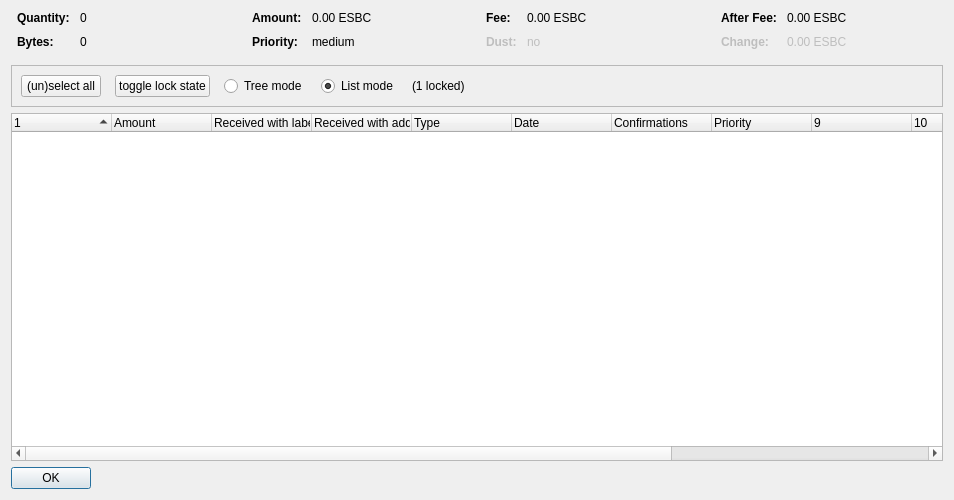
<?xml version="1.0" encoding="UTF-8"?>
<ui version="4.0">
 <class>CoinControlDialog</class>
 <widget class="QDialog" name="CoinControlDialog">
  <property name="geometry">
   <rect>
    <x>0</x>
    <y>0</y>
    <width>954</width>
    <height>500</height>
   </rect>
  </property>
  <property name="windowTitle">
   <string>Coin Selection</string>
  </property>
  <layout class="QVBoxLayout" name="verticalLayout">
   <item>
    <layout class="QHBoxLayout" name="horizontalLayoutTop" stretch="0,0,0,0">
     <property name="topMargin">
      <number>0</number>
     </property>
     <property name="bottomMargin">
      <number>10</number>
     </property>
     <item>
      <layout class="QFormLayout" name="formLayoutCoinControl1">
       <property name="horizontalSpacing">
        <number>10</number>
       </property>
       <property name="verticalSpacing">
        <number>10</number>
       </property>
       <property name="leftMargin">
        <number>6</number>
       </property>
       <property name="rightMargin">
        <number>6</number>
       </property>
       <item row="0" column="0">
        <widget class="QLabel" name="labelCoinControlQuantityText">
         <property name="font">
          <font>
           <weight>75</weight>
           <bold>true</bold>
          </font>
         </property>
         <property name="text">
          <string>Quantity:</string>
         </property>
        </widget>
       </item>
       <item row="0" column="1">
        <widget class="QLabel" name="labelCoinControlQuantity">
         <property name="cursor">
          <cursorShape>IBeamCursor</cursorShape>
         </property>
         <property name="contextMenuPolicy">
          <enum>Qt::ActionsContextMenu</enum>
         </property>
         <property name="text">
          <string notr="true">0</string>
         </property>
         <property name="textInteractionFlags">
          <set>Qt::LinksAccessibleByMouse|Qt::TextSelectableByKeyboard|Qt::TextSelectableByMouse</set>
         </property>
        </widget>
       </item>
       <item row="1" column="0">
        <widget class="QLabel" name="labelCoinControlBytesText">
         <property name="font">
          <font>
           <weight>75</weight>
           <bold>true</bold>
          </font>
         </property>
         <property name="text">
          <string>Bytes:</string>
         </property>
        </widget>
       </item>
       <item row="1" column="1">
        <widget class="QLabel" name="labelCoinControlBytes">
         <property name="cursor">
          <cursorShape>IBeamCursor</cursorShape>
         </property>
         <property name="contextMenuPolicy">
          <enum>Qt::ActionsContextMenu</enum>
         </property>
         <property name="text">
          <string notr="true">0</string>
         </property>
         <property name="textInteractionFlags">
          <set>Qt::LinksAccessibleByMouse|Qt::TextSelectableByKeyboard|Qt::TextSelectableByMouse</set>
         </property>
        </widget>
       </item>
      </layout>
     </item>
     <item>
      <layout class="QFormLayout" name="formLayoutCoinControl2">
       <property name="horizontalSpacing">
        <number>10</number>
       </property>
       <property name="verticalSpacing">
        <number>10</number>
       </property>
       <property name="leftMargin">
        <number>6</number>
       </property>
       <property name="rightMargin">
        <number>6</number>
       </property>
       <item row="0" column="0">
        <widget class="QLabel" name="labelCoinControlAmountText">
         <property name="font">
          <font>
           <weight>75</weight>
           <bold>true</bold>
          </font>
         </property>
         <property name="text">
          <string>Amount:</string>
         </property>
        </widget>
       </item>
       <item row="0" column="1">
        <widget class="QLabel" name="labelCoinControlAmount">
         <property name="cursor">
          <cursorShape>IBeamCursor</cursorShape>
         </property>
         <property name="contextMenuPolicy">
          <enum>Qt::ActionsContextMenu</enum>
         </property>
         <property name="text">
          <string notr="true">0.00 ESBC</string>
         </property>
         <property name="textInteractionFlags">
          <set>Qt::LinksAccessibleByMouse|Qt::TextSelectableByKeyboard|Qt::TextSelectableByMouse</set>
         </property>
        </widget>
       </item>
       <item row="1" column="0">
        <widget class="QLabel" name="labelCoinControlPriorityText">
         <property name="font">
          <font>
           <weight>75</weight>
           <bold>true</bold>
          </font>
         </property>
         <property name="text">
          <string>Priority:</string>
         </property>
        </widget>
       </item>
       <item row="1" column="1">
        <widget class="QLabel" name="labelCoinControlPriority">
         <property name="cursor">
          <cursorShape>IBeamCursor</cursorShape>
         </property>
         <property name="contextMenuPolicy">
          <enum>Qt::ActionsContextMenu</enum>
         </property>
         <property name="text">
          <string>medium</string>
         </property>
         <property name="textInteractionFlags">
          <set>Qt::LinksAccessibleByMouse|Qt::TextSelectableByKeyboard|Qt::TextSelectableByMouse</set>
         </property>
        </widget>
       </item>
      </layout>
     </item>
     <item>
      <layout class="QFormLayout" name="formLayoutCoinControl3">
       <property name="horizontalSpacing">
        <number>10</number>
       </property>
       <property name="verticalSpacing">
        <number>10</number>
       </property>
       <property name="leftMargin">
        <number>6</number>
       </property>
       <property name="rightMargin">
        <number>6</number>
       </property>
       <item row="0" column="0">
        <widget class="QLabel" name="labelCoinControlFeeText">
         <property name="font">
          <font>
           <weight>75</weight>
           <bold>true</bold>
          </font>
         </property>
         <property name="text">
          <string>Fee:</string>
         </property>
        </widget>
       </item>
       <item row="0" column="1">
        <widget class="QLabel" name="labelCoinControlFee">
         <property name="cursor">
          <cursorShape>IBeamCursor</cursorShape>
         </property>
         <property name="contextMenuPolicy">
          <enum>Qt::ActionsContextMenu</enum>
         </property>
         <property name="text">
          <string notr="true">0.00 ESBC</string>
         </property>
         <property name="textInteractionFlags">
          <set>Qt::LinksAccessibleByMouse|Qt::TextSelectableByKeyboard|Qt::TextSelectableByMouse</set>
         </property>
        </widget>
       </item>
       <item row="1" column="0">
        <widget class="QLabel" name="labelCoinControlLowOutputText">
         <property name="enabled">
          <bool>false</bool>
         </property>
         <property name="font">
          <font>
           <weight>75</weight>
           <bold>true</bold>
          </font>
         </property>
         <property name="text">
          <string>Dust:</string>
         </property>
        </widget>
       </item>
       <item row="1" column="1">
        <widget class="QLabel" name="labelCoinControlLowOutput">
         <property name="enabled">
          <bool>false</bool>
         </property>
         <property name="cursor">
          <cursorShape>IBeamCursor</cursorShape>
         </property>
         <property name="contextMenuPolicy">
          <enum>Qt::ActionsContextMenu</enum>
         </property>
         <property name="text">
          <string>no</string>
         </property>
         <property name="textInteractionFlags">
          <set>Qt::LinksAccessibleByMouse|Qt::TextSelectableByKeyboard|Qt::TextSelectableByMouse</set>
         </property>
        </widget>
       </item>
      </layout>
     </item>
     <item>
      <layout class="QFormLayout" name="formLayoutCoinControl4">
       <property name="horizontalSpacing">
        <number>10</number>
       </property>
       <property name="verticalSpacing">
        <number>10</number>
       </property>
       <property name="leftMargin">
        <number>6</number>
       </property>
       <property name="rightMargin">
        <number>6</number>
       </property>
       <item row="0" column="0">
        <widget class="QLabel" name="labelCoinControlAfterFeeText">
         <property name="font">
          <font>
           <weight>75</weight>
           <bold>true</bold>
          </font>
         </property>
         <property name="text">
          <string>After Fee:</string>
         </property>
        </widget>
       </item>
       <item row="0" column="1">
        <widget class="QLabel" name="labelCoinControlAfterFee">
         <property name="cursor">
          <cursorShape>IBeamCursor</cursorShape>
         </property>
         <property name="contextMenuPolicy">
          <enum>Qt::ActionsContextMenu</enum>
         </property>
         <property name="text">
          <string notr="true">0.00 ESBC</string>
         </property>
         <property name="textInteractionFlags">
          <set>Qt::LinksAccessibleByMouse|Qt::TextSelectableByKeyboard|Qt::TextSelectableByMouse</set>
         </property>
        </widget>
       </item>
       <item row="1" column="0">
        <widget class="QLabel" name="labelCoinControlChangeText">
         <property name="enabled">
          <bool>false</bool>
         </property>
         <property name="font">
          <font>
           <weight>75</weight>
           <bold>true</bold>
          </font>
         </property>
         <property name="text">
          <string>Change:</string>
         </property>
        </widget>
       </item>
       <item row="1" column="1">
        <widget class="QLabel" name="labelCoinControlChange">
         <property name="enabled">
          <bool>false</bool>
         </property>
         <property name="cursor">
          <cursorShape>IBeamCursor</cursorShape>
         </property>
         <property name="contextMenuPolicy">
          <enum>Qt::ActionsContextMenu</enum>
         </property>
         <property name="text">
          <string notr="true">0.00 ESBC</string>
         </property>
         <property name="textInteractionFlags">
          <set>Qt::LinksAccessibleByMouse|Qt::TextSelectableByKeyboard|Qt::TextSelectableByMouse</set>
         </property>
        </widget>
       </item>
      </layout>
     </item>
    </layout>
   </item>
   <item>
    <widget class="QFrame" name="frame">
     <property name="minimumSize">
      <size>
       <width>0</width>
       <height>40</height>
      </size>
     </property>
     <property name="frameShape">
      <enum>QFrame::StyledPanel</enum>
     </property>
     <property name="frameShadow">
      <enum>QFrame::Sunken</enum>
     </property>
     <layout class="QHBoxLayout" name="horizontalLayout">
      <item>
       <layout class="QHBoxLayout" name="horizontalLayoutPanel" stretch="0,0,0,0,0,0">
        <property name="spacing">
         <number>14</number>
        </property>
        <item>
         <widget class="QPushButton" name="pushButtonSelectAll">
          <property name="sizePolicy">
           <sizepolicy hsizetype="Maximum" vsizetype="Fixed">
            <horstretch>0</horstretch>
            <verstretch>0</verstretch>
           </sizepolicy>
          </property>
          <property name="text">
           <string>(un)select all</string>
          </property>
          <property name="autoDefault">
           <bool>false</bool>
          </property>
         </widget>
        </item>
        <item>
         <widget class="QPushButton" name="pushButtonToggleLock">
          <property name="sizePolicy">
           <sizepolicy hsizetype="Maximum" vsizetype="Fixed">
            <horstretch>0</horstretch>
            <verstretch>0</verstretch>
           </sizepolicy>
          </property>
          <property name="text">
           <string>toggle lock state</string>
          </property>
          <property name="autoDefault">
           <bool>false</bool>
          </property>
         </widget>
        </item>
        <item>
         <widget class="QRadioButton" name="radioTreeMode">
          <property name="sizePolicy">
           <sizepolicy hsizetype="Maximum" vsizetype="Fixed">
            <horstretch>0</horstretch>
            <verstretch>0</verstretch>
           </sizepolicy>
          </property>
          <property name="text">
           <string>Tree mode</string>
          </property>
         </widget>
        </item>
        <item>
         <widget class="QRadioButton" name="radioListMode">
          <property name="sizePolicy">
           <sizepolicy hsizetype="Maximum" vsizetype="Fixed">
            <horstretch>0</horstretch>
            <verstretch>0</verstretch>
           </sizepolicy>
          </property>
          <property name="text">
           <string>List mode</string>
          </property>
          <property name="checked">
           <bool>true</bool>
          </property>
         </widget>
        </item>
        <item>
         <widget class="QLabel" name="labelLocked">
          <property name="text">
           <string>(1 locked)</string>
          </property>
         </widget>
        </item>
        <item>
         <spacer name="horizontalSpacer">
          <property name="orientation">
           <enum>Qt::Horizontal</enum>
          </property>
          <property name="sizeHint" stdset="0">
           <size>
            <width>40</width>
            <height>20</height>
           </size>
          </property>
         </spacer>
        </item>
       </layout>
      </item>
     </layout>
    </widget>
   </item>
   <item>
    <widget class="CoinControlTreeWidget" name="treeWidget">
     <property name="contextMenuPolicy">
      <enum>Qt::CustomContextMenu</enum>
     </property>
     <property name="sortingEnabled">
      <bool>false</bool>
     </property>
     <property name="columnCount">
      <number>13</number>
     </property>
     <attribute name="headerShowSortIndicator" stdset="0">
      <bool>true</bool>
     </attribute>
     <attribute name="headerStretchLastSection">
      <bool>false</bool>
     </attribute>
     <column>
      <property name="text">
       <string/>
      </property>
     </column>
     <column>
      <property name="text">
       <string>Amount</string>
      </property>
     </column>
     <column>
      <property name="text">
       <string>Received with label</string>
      </property>
     </column>
     <column>
      <property name="text">
       <string>Received with address</string>
      </property>
     </column>
     <column>
      <property name="text">
	<string>Type</string>
      </property>
     </column>
     <column>
      <property name="text">
       <string>Date</string>
      </property>
     </column>
     <column>
      <property name="text">
       <string>Confirmations</string>
      </property>
      <property name="toolTip">
       <string>Confirmed</string>
      </property>
     </column>
     <column>
      <property name="text">
       <string>Priority</string>
      </property>
     </column>
     <column>
      <property name="text">
       <string/>
      </property>
     </column>
     <column>
      <property name="text">
       <string/>
      </property>
     </column>
     <column>
      <property name="text">
       <string/>
      </property>
     </column>
     <column>
      <property name="text">
       <string/>
      </property>
     </column>
     <column>
      <property name="text">
       <string/>
      </property>
     </column>
    </widget>
   </item>
   <item>
    <widget class="QDialogButtonBox" name="buttonBox">
     <property name="sizePolicy">
      <sizepolicy hsizetype="Maximum" vsizetype="Fixed">
       <horstretch>0</horstretch>
       <verstretch>0</verstretch>
      </sizepolicy>
     </property>
     <property name="orientation">
      <enum>Qt::Horizontal</enum>
     </property>
     <property name="standardButtons">
      <set>QDialogButtonBox::Ok</set>
     </property>
    </widget>
   </item>
  </layout>
 </widget>
 <customwidgets>
  <customwidget>
   <class>CoinControlTreeWidget</class>
   <extends>QTreeWidget</extends>
   <header>coincontroltreewidget.h</header>
  </customwidget>
 </customwidgets>
 <resources/>
 <connections/>
</ui>
